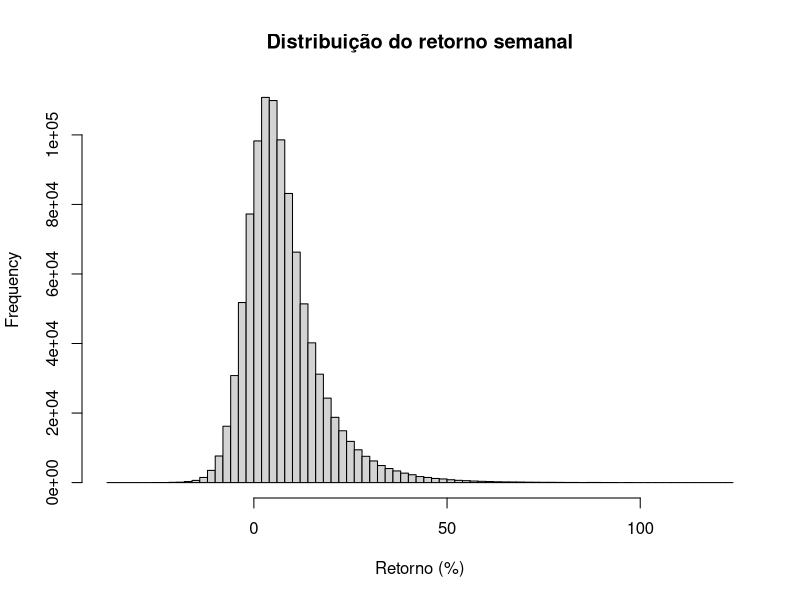

Write the R code that produced this figure.
# =============================================================== 
# 1. Configuração Inicial 
# =============================================================== 

set.seed(241251419) # Usar seu número de matrícula do mestrado/doutorado 
N   <- 1e6 

# =============================================================== 
# 2. Geração das Variáveis Explicativas 
# =============================================================== 

X1  <- abs(rnorm(N, mean = 0.15, sd = 0.04))            # Volatilidade anual (~15%) 
X2  <- rlnorm(N, meanlog = log(18), sdlog = 0.25)       # P/L médio  
X3  <- rnorm(N, mean = 0.003, sd = 0.012)               # Retorno semanal passado 
X4  <- rnorm(N, mean = 0.0007, sd = 0.008)              # Variação cambial semanal 
X5  <- rlnorm(N, meanlog = log(800), sdlog = 0.35)      # Volume médio negociado  
X6  <- rnorm(N, mean = 0.04, sd = 0.004)                # Juros curtos (~4.0% a.a.) 
X7  <- runif(N, min = 5, max = 95)                      # RSI 
X8  <- rnorm(N, mean = 0, sd = 0.4)                     # MACD 
X9  <- rlnorm(N, meanlog = log(1.7), sdlog = 0.15)      # Liquidez corrente 
X10 <- rlnorm(N, meanlog = log(2.5), sdlog = 0.25)      # Alavancagem financeira 

# =============================================================== 
# 3. Construção da Matriz de Preditores com Termos Quadráticos 
# =============================================================== 

dados                 <- data.frame(X1, X2, X3, X4, X5, X6, X7, X8, X9, X10) 
dados_scaled          <- scale(dados, center = TRUE, scale = TRUE) 
dados_quad            <- dados_scaled^2 
colnames(dados_quad)  <- paste0(colnames(dados_scaled), "_2") 
X                     <- cbind(dados_scaled, dados_quad) 
variancias            <- apply(X, 2, var) 
X                     <- X[, variancias > 1e-12]

# =============================================================== 
# 4. Especificação dos Coeficientes e Geração da Resposta 
# =============================================================== 

# Coeficientes dos termos X 

beta <- c(0.25, -0.06, 1.1, -0.28, 0.00012, -0.22, 0.004, 0.09, 0.025, -0.018, 
          -0.45, 0.008, -1.2, 5.8, 0.000002, 1.1, -0.00012, 2.0, -0.012, -0.22) 

if(length(beta) != ncol(X)){ 
  stop("Número de coeficientes não corresponde ao número de preditores após remoção.") 
} 

# Gerar erro aleatório 

erro <- rnorm(N, mean = 0, sd = 4) 

# Definir intercepto 

beta_0 <- 0.6 

# Gerar variável resposta 

Y <- beta_0 + as.vector(as.matrix(X) %*% beta) + erro

# =============================================================== 
# 5. Construção do data.frame Final da População 
# =============================================================== 

populacao <- data.frame(retorno = Y, dados,  
                        dados_quad[, colnames(dados_quad) %in% colnames(X)]) 

# =============================================================== 
# 6. Verificação da População Simulada 
# =============================================================== 
summary(populacao$retorno) 
hist(populacao$retorno, breaks = 100, main = "Distribuição do retorno semanal", 
     xlab = "Retorno (%)") 
head(populacao)
